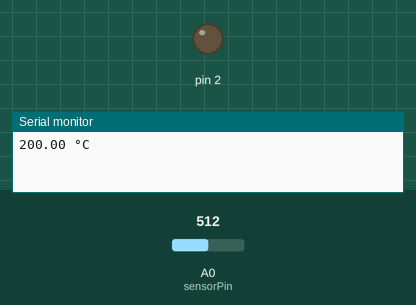
A sketch run on a simulated Arduino Uno, built with avr-gcc and run on an emulated ATmega328P. Parts: output pins drawn as LEDs (lit = HIGH), the last lines printed to the serial monitor. Inputs (shaded band) come from the test bench; at power-on: A0 (sensorPin) = 512.

Above: at 0.1 s.
At 1.1 s:
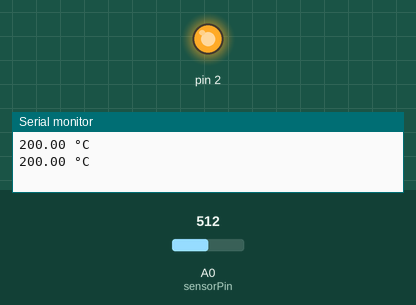
Timing chart, 0 to 2.6 s (numbered marks = the images above):
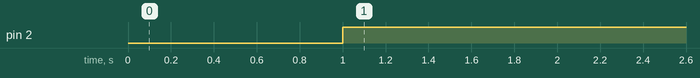

Measured:
- by itself, pin 2: LOW → HIGH at 1.0 s

The sketch:

ventila_o_automatizada_motor_dc1.ino
```cpp
/* código desenvolvido por Ailton Cesar Anizio dos Santos |
 o motor cc representa um ventilador que automaticamente liga
 quando  o sensor detecta aumento da temperatura local */

//definindo porta conectada ao sensor
#define sensorPin A0

void setup(){

//apresentar mensagens a um possível monitor
Serial.begin(9600);

pinMode(2, OUTPUT);

}

void loop(){

int lSensor = analogRead(sensorPin); //leitura sensor
float cVolt = lSensor * (5000/1024.0); //converte leitura em voltagem
float temperatura = (cVolt - 500) / 10; //converte a tensão em temp °C

//mostra temperatura
Serial.print(temperatura);
Serial.println(" °C");
delay(1000);

//movimento do motor
if(temperatura < 23){
  digitalWrite(2, LOW);
}else
  digitalWrite(2,HIGH);
}
```

code.cpp
```cpp
/* código desenvolvido por Ailton Cesar Anizio dos Santos |
 o motor cc representa um ventilador que automaticamente liga
 quando  o sensor detecta aumento da temperatura local */

// definindo porta conectada ao sensor
#define sensorPin A0

void setup()
{

  // apresentar mensagens a um possível monitor
  Serial.begin(9600);

  pinMode(2, OUTPUT);
}

void loop()
{

  int lSensor = analogRead(sensorPin);     // leitura sensor
  float cVolt = lSensor * (5000 / 1024.0); // converte leitura em voltagem
  float temperatura = (cVolt - 500) / 10;  // converte a tensão em temp °C

  // mostra temperatura
  Serial.print(temperatura);
  Serial.println(" °C");
  delay(1000);

  // movimento do motor
  if (temperatura < 23)
  {
    digitalWrite(2, LOW);
  }
  else
    digitalWrite(2, HIGH);
}
```
